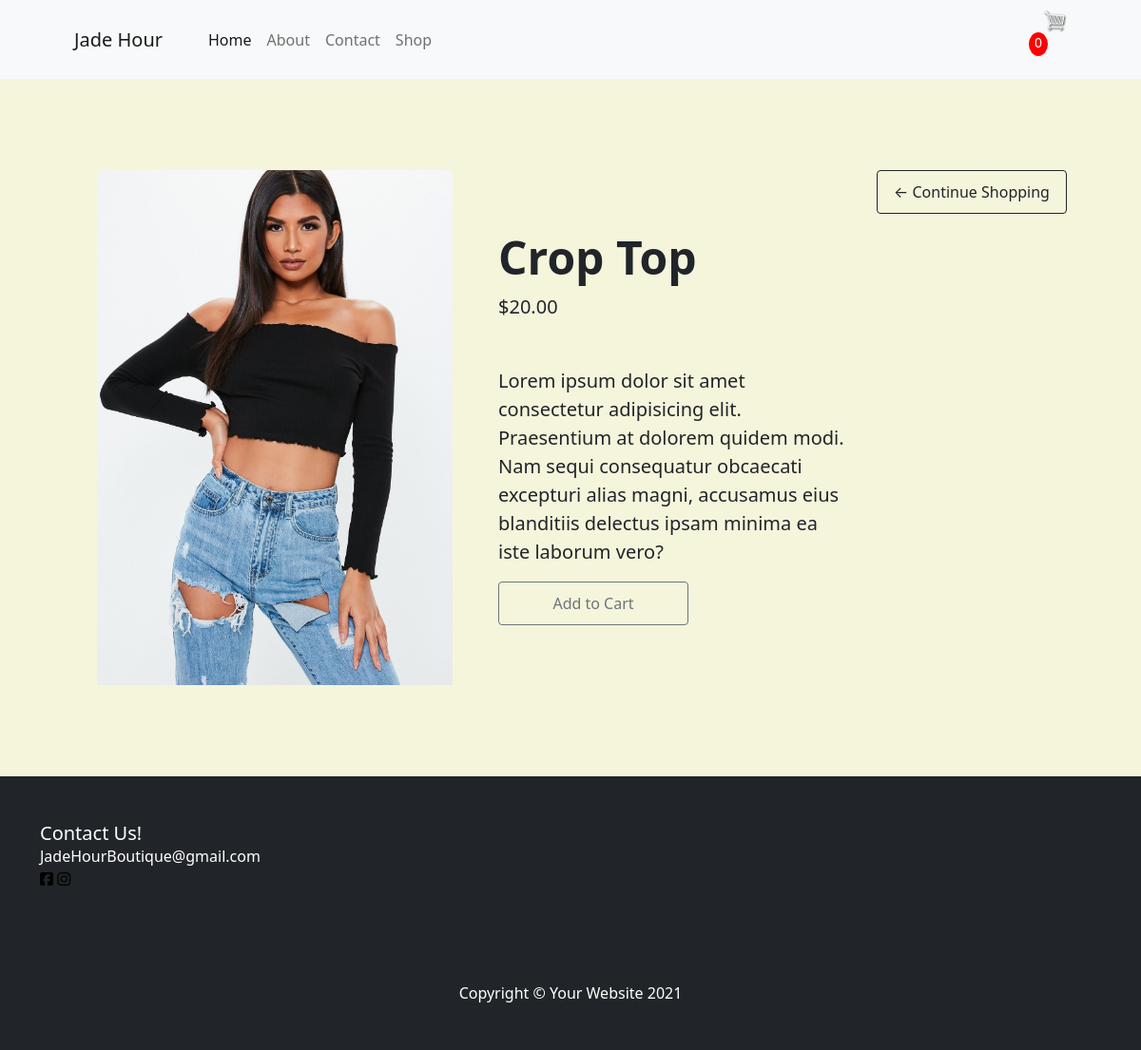
The app's page /product/2 with its own data.
### JadeHourApp/models.py (models this page shows, shortened)
class Product(models.Model):
    name = models.CharField(max_length=45)
    price = models.DecimalField(max_digits=5, decimal_places=2)
    image = models.ImageField(null=True)

### JadeHourApp/views.py (the view)
# urls.py: path('product', views.product),
def product(request, product_id):
    data = cartData(request)
    cartItems = data['cartItems']
    one_product = Product.objects.get(id=product_id)
    products = Product.objects.all()
    context = {'product': one_product, 'products':products, 'cartItems': cartItems}
    return render(request, 'product.html', context)

### JadeHourApp/utils.py (called while the page is built, shortened)
def cookieCart(request):
    try:
        cart = json.loads(request.COOKIES['cart'])
    except:
        cart = {}
    print('Cart:', cart)
    items = []
    order = {'get_cart_total': 0, 'get_cart_items': 0, 'shipping': False}
    cartItems = order['get_cart_items']
    return {'cartItems': cartItems, 'order': order, 'items': items}

def cartData(request):
    if request.user.is_authenticated:
        customer = request.user.customer
        order, created = Order.objects.get_or_create(customer=customer, complete= False)
        items = order.orderitem_set.all()
        cartItems = order.get_cart_items
    else:
        cookieData = cookieCart(request)
        cartItems = cookieData['cartItems']
        order = cookieData['order']
        items = cookieData['items']
    return {'items': items, 'order': order, 'cartItems': cartItems}

### JadeHourApp/templates/product.html (shortened to what this page needs)
<!DOCTYPE html>
<html lang="en">
    <head>
        <link href="https://cdn.jsdelivr.net/npm/bootstrap-icons@1.5.0/font/bootstrap-icons.css" rel="stylesheet" />
        {% load static %}
        <link rel="stylesheet" href="{% static 'css/product.css' %}">
    </head>
    <body>
        <nav class="navbar navbar-expand-lg navbar-light bg-light">
            <div class="container px-4 px-lg-5">
                <a class="navbar-brand" href="/">Jade Hour</a>
                <div class="collapse navbar-collapse" id="navbarSupportedContent">
                    <ul class="navbar-nav me-auto mb-2 mb-lg-0 ms-lg-4">
                        <li class="nav-item"><a class="nav-link active" aria-current="page" href="/">Home</a></li>
                        <li class="nav-item"><a class="nav-link" href="/about">About</a></li>
                        <li class="nav-item"><a class="nav-link" href="/contact">Contact</a></li>
                        <li class="nav-item"><a class="nav-link" href="/shop">Shop</a></li>
                    </ul>
                    <div class="form-inline my-2 my-lg-0">
                        <a class="cart-button" href="/cart">
                            <img id="cart-icon" src="{% static 'img/cart.png' %}"> <p id="cart-total">{{cartItems}}</p>
                        </a>
                    </div>
                </div>
            </div>
        </nav>
        <div id="container">
            <section class="py-5">
                <div class="container px-4 px-lg-5 my-5">
                    <a class="btn btn-outline-dark" href="/shop">&#x2190; Continue Shopping</a>
                    <div class="row gx-4 gx-lg-5 align-items-center">
                        <div class="col-md-6"><img class="card-img-top mb-5 mb-md-0" src="{{product.image.url}}"></img></div>
                        <div class="col-md-6">
                            <h1 class="display-5 fw-bolder">{{product.name}}</h1>
                            <div class="fs-5 mb-5">
                                <span>${{product.price}}</span>
                            </div>
                            <p class="lead">Lorem ipsum dolor sit amet consectetur adipisicing elit. Praesentium at dolorem quidem modi. Nam sequi consequatur obcaecati excepturi alias magni, accusamus eius blanditiis delectus ipsam minima ea iste laborum vero?</p>
                            <div class="d-flex">
                                <button data-product={{product.id}} data-action="add" class="btn btn-outline-secondary add-btn update-cart">Add to Cart</button>
                            </div>
                        </div>
                    </div>
                </div>
            </section>
        </div>
        <footer class="py-5 bg-dark">
            <div class="container">
                <h5 class="m-0 text-left text-white">Contact Us!</h5>
                <p class="m-0 text-left text-white">JadeHourBoutique@gmail.com</p>
                <a href="https://www.facebook.com/topxero.yuttapibool/"><i class="fab fa-facebook-square"></i></a>
                <a href="https://www.instagram.com/accounts/login/#"><i class="fab fa-instagram"></i></a>
            </div>
        </footer>
        <footer class="py-5 bg-dark">
            <div class="container"><p class="m-0 text-center text-white">Copyright &copy; Your Website 2021</p></div>
        </footer>
    </body>
</html>

### records on screen
Product: image (picture), name "Crop Top", price "20.00"

### other values on screen
{{ cartItems }} "0"
